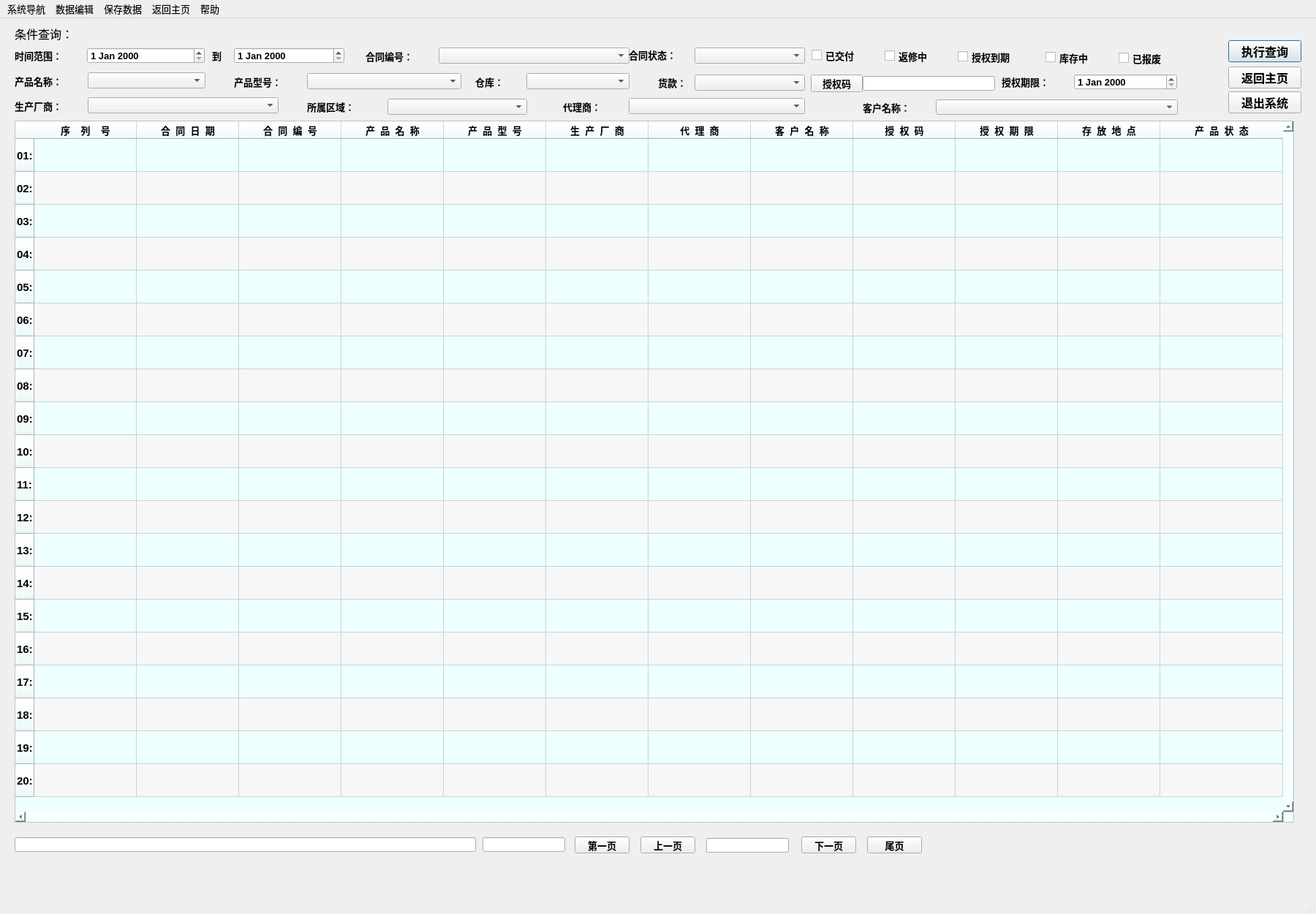
<?xml version="1.0" encoding="UTF-8"?>
<ui version="4.0">
 <class>MainWindow</class>
 <widget class="QMainWindow" name="MainWindow">
  <property name="geometry">
   <rect>
    <x>0</x>
    <y>0</y>
    <width>1800</width>
    <height>1250</height>
   </rect>
  </property>
  <property name="sizePolicy">
   <sizepolicy hsizetype="Expanding" vsizetype="Expanding">
    <horstretch>0</horstretch>
    <verstretch>0</verstretch>
   </sizepolicy>
  </property>
  <property name="minimumSize">
   <size>
    <width>1800</width>
    <height>1250</height>
   </size>
  </property>
  <property name="maximumSize">
   <size>
    <width>16777215</width>
    <height>16777215</height>
   </size>
  </property>
  <property name="font">
   <font>
    <family>Arial</family>
    <pointsize>10</pointsize>
   </font>
  </property>
  <property name="windowTitle">
   <string>MainWindow</string>
  </property>
  <widget class="QWidget" name="centralwidget">
   <widget class="QTableWidget" name="tableWidget">
    <property name="geometry">
     <rect>
      <x>20</x>
      <y>140</y>
      <width>1750</width>
      <height>960</height>
     </rect>
    </property>
    <property name="sizePolicy">
     <sizepolicy hsizetype="Preferred" vsizetype="Preferred">
      <horstretch>0</horstretch>
      <verstretch>0</verstretch>
     </sizepolicy>
    </property>
    <property name="minimumSize">
     <size>
      <width>1750</width>
      <height>960</height>
     </size>
    </property>
    <property name="font">
     <font>
      <family>Arial</family>
      <pointsize>11</pointsize>
      <weight>75</weight>
      <bold>true</bold>
      <stylestrategy>PreferAntialias</stylestrategy>
     </font>
    </property>
    <property name="autoFillBackground">
     <bool>true</bool>
    </property>
    <property name="styleSheet">
     <string notr="true">background-color: rgb(238, 255, 255);</string>
    </property>
    <property name="frameShadow">
     <enum>QFrame::Sunken</enum>
    </property>
    <property name="lineWidth">
     <number>2</number>
    </property>
    <property name="midLineWidth">
     <number>1</number>
    </property>
    <property name="verticalScrollBarPolicy">
     <enum>Qt::ScrollBarAlwaysOn</enum>
    </property>
    <property name="horizontalScrollBarPolicy">
     <enum>Qt::ScrollBarAlwaysOn</enum>
    </property>
    <property name="sizeAdjustPolicy">
     <enum>QAbstractScrollArea::AdjustToContents</enum>
    </property>
    <property name="autoScroll">
     <bool>true</bool>
    </property>
    <property name="editTriggers">
     <set>QAbstractItemView::NoEditTriggers</set>
    </property>
    <property name="alternatingRowColors">
     <bool>true</bool>
    </property>
    <property name="selectionBehavior">
     <enum>QAbstractItemView::SelectRows</enum>
    </property>
    <property name="gridStyle">
     <enum>Qt::SolidLine</enum>
    </property>
    <property name="sortingEnabled">
     <bool>true</bool>
    </property>
    <property name="wordWrap">
     <bool>false</bool>
    </property>
    <property name="rowCount">
     <number>20</number>
    </property>
    <attribute name="horizontalHeaderCascadingSectionResizes">
     <bool>true</bool>
    </attribute>
    <attribute name="horizontalHeaderMinimumSectionSize">
     <number>24</number>
    </attribute>
    <attribute name="horizontalHeaderDefaultSectionSize">
     <number>140</number>
    </attribute>
    <attribute name="horizontalHeaderShowSortIndicator" stdset="0">
     <bool>true</bool>
    </attribute>
    <attribute name="horizontalHeaderStretchLastSection">
     <bool>true</bool>
    </attribute>
    <attribute name="verticalHeaderVisible">
     <bool>true</bool>
    </attribute>
    <attribute name="verticalHeaderCascadingSectionResizes">
     <bool>true</bool>
    </attribute>
    <attribute name="verticalHeaderMinimumSectionSize">
     <number>24</number>
    </attribute>
    <attribute name="verticalHeaderDefaultSectionSize">
     <number>45</number>
    </attribute>
    <attribute name="verticalHeaderShowSortIndicator" stdset="0">
     <bool>false</bool>
    </attribute>
    <row>
     <property name="text">
      <string>01:</string>
     </property>
    </row>
    <row>
     <property name="text">
      <string>02:</string>
     </property>
    </row>
    <row>
     <property name="text">
      <string>03:</string>
     </property>
    </row>
    <row>
     <property name="text">
      <string>04:</string>
     </property>
    </row>
    <row>
     <property name="text">
      <string>05:</string>
     </property>
    </row>
    <row>
     <property name="text">
      <string>06:</string>
     </property>
    </row>
    <row>
     <property name="text">
      <string>07:</string>
     </property>
    </row>
    <row>
     <property name="text">
      <string>08:</string>
     </property>
    </row>
    <row>
     <property name="text">
      <string>09:</string>
     </property>
    </row>
    <row>
     <property name="text">
      <string>10:</string>
     </property>
    </row>
    <row>
     <property name="text">
      <string>11:</string>
     </property>
    </row>
    <row>
     <property name="text">
      <string>12:</string>
     </property>
    </row>
    <row>
     <property name="text">
      <string>13:</string>
     </property>
    </row>
    <row>
     <property name="text">
      <string>14:</string>
     </property>
    </row>
    <row>
     <property name="text">
      <string>15:</string>
     </property>
    </row>
    <row>
     <property name="text">
      <string>16:</string>
     </property>
    </row>
    <row>
     <property name="text">
      <string>17:</string>
     </property>
    </row>
    <row>
     <property name="text">
      <string>18:</string>
     </property>
    </row>
    <row>
     <property name="text">
      <string>19:</string>
     </property>
    </row>
    <row>
     <property name="text">
      <string>20:</string>
     </property>
    </row>
    <column>
     <property name="text">
      <string>序    列    号</string>
     </property>
     <property name="font">
      <font>
       <pointsize>10</pointsize>
       <weight>75</weight>
       <bold>true</bold>
      </font>
     </property>
     <property name="textAlignment">
      <set>AlignCenter</set>
     </property>
    </column>
    <column>
     <property name="text">
      <string>合  同  日  期</string>
     </property>
     <property name="font">
      <font>
       <pointsize>10</pointsize>
       <weight>75</weight>
       <bold>true</bold>
      </font>
     </property>
     <property name="textAlignment">
      <set>AlignCenter</set>
     </property>
    </column>
    <column>
     <property name="text">
      <string>合  同  编  号</string>
     </property>
     <property name="font">
      <font>
       <pointsize>10</pointsize>
       <weight>75</weight>
       <bold>true</bold>
      </font>
     </property>
     <property name="textAlignment">
      <set>AlignCenter</set>
     </property>
    </column>
    <column>
     <property name="text">
      <string>产  品  名  称</string>
     </property>
     <property name="font">
      <font>
       <pointsize>10</pointsize>
       <weight>75</weight>
       <bold>true</bold>
      </font>
     </property>
     <property name="textAlignment">
      <set>AlignCenter</set>
     </property>
    </column>
    <column>
     <property name="text">
      <string>产  品  型  号</string>
     </property>
     <property name="font">
      <font>
       <pointsize>10</pointsize>
       <weight>75</weight>
       <bold>true</bold>
      </font>
     </property>
     <property name="textAlignment">
      <set>AlignCenter</set>
     </property>
    </column>
    <column>
     <property name="text">
      <string>生  产  厂  商</string>
     </property>
     <property name="font">
      <font>
       <pointsize>10</pointsize>
       <weight>75</weight>
       <bold>true</bold>
      </font>
     </property>
     <property name="textAlignment">
      <set>AlignCenter</set>
     </property>
    </column>
    <column>
     <property name="text">
      <string>代  理  商</string>
     </property>
     <property name="font">
      <font>
       <pointsize>10</pointsize>
       <weight>75</weight>
       <bold>true</bold>
      </font>
     </property>
     <property name="textAlignment">
      <set>AlignCenter</set>
     </property>
    </column>
    <column>
     <property name="text">
      <string>客  户  名  称</string>
     </property>
     <property name="font">
      <font>
       <pointsize>10</pointsize>
       <weight>75</weight>
       <bold>true</bold>
      </font>
     </property>
     <property name="textAlignment">
      <set>AlignCenter</set>
     </property>
    </column>
    <column>
     <property name="text">
      <string>授  权  码</string>
     </property>
     <property name="font">
      <font>
       <pointsize>10</pointsize>
       <weight>75</weight>
       <bold>true</bold>
      </font>
     </property>
     <property name="textAlignment">
      <set>AlignCenter</set>
     </property>
    </column>
    <column>
     <property name="text">
      <string>授  权  期  限</string>
     </property>
     <property name="font">
      <font>
       <pointsize>10</pointsize>
       <weight>75</weight>
       <bold>true</bold>
      </font>
     </property>
     <property name="textAlignment">
      <set>AlignCenter</set>
     </property>
    </column>
    <column>
     <property name="text">
      <string>存  放  地  点</string>
     </property>
     <property name="font">
      <font>
       <pointsize>10</pointsize>
       <weight>75</weight>
       <bold>true</bold>
      </font>
     </property>
     <property name="textAlignment">
      <set>AlignCenter</set>
     </property>
    </column>
    <column>
     <property name="text">
      <string>产  品  状  态</string>
     </property>
     <property name="font">
      <font>
       <pointsize>10</pointsize>
       <weight>75</weight>
       <bold>true</bold>
      </font>
     </property>
     <property name="textAlignment">
      <set>AlignCenter</set>
     </property>
    </column>
    <item row="0" column="0">
     <property name="text">
      <string/>
     </property>
    </item>
   </widget>
   <widget class="QPushButton" name="pushButton_7">
    <property name="geometry">
     <rect>
      <x>786</x>
      <y>1119</y>
      <width>75</width>
      <height>23</height>
     </rect>
    </property>
    <property name="font">
     <font>
      <family>Arial</family>
      <pointsize>10</pointsize>
      <weight>75</weight>
      <bold>true</bold>
     </font>
    </property>
    <property name="text">
     <string>第一页</string>
    </property>
   </widget>
   <widget class="QPushButton" name="pushButton_8">
    <property name="geometry">
     <rect>
      <x>876</x>
      <y>1119</y>
      <width>75</width>
      <height>23</height>
     </rect>
    </property>
    <property name="font">
     <font>
      <family>Arial</family>
      <pointsize>10</pointsize>
      <weight>75</weight>
      <bold>true</bold>
     </font>
    </property>
    <property name="text">
     <string>上一页</string>
    </property>
   </widget>
   <widget class="QPushButton" name="pushButton_9">
    <property name="geometry">
     <rect>
      <x>1096</x>
      <y>1119</y>
      <width>75</width>
      <height>23</height>
     </rect>
    </property>
    <property name="font">
     <font>
      <family>Arial</family>
      <pointsize>10</pointsize>
      <weight>75</weight>
      <bold>true</bold>
     </font>
    </property>
    <property name="text">
     <string>下一页</string>
    </property>
   </widget>
   <widget class="QPushButton" name="pushButton_10">
    <property name="geometry">
     <rect>
      <x>1186</x>
      <y>1119</y>
      <width>75</width>
      <height>23</height>
     </rect>
    </property>
    <property name="font">
     <font>
      <family>Arial</family>
      <pointsize>10</pointsize>
      <weight>75</weight>
      <bold>true</bold>
     </font>
    </property>
    <property name="text">
     <string>尾页</string>
    </property>
   </widget>
   <widget class="QDateEdit" name="dateEdit_2">
    <property name="geometry">
     <rect>
      <x>320</x>
      <y>40</y>
      <width>151</width>
      <height>22</height>
     </rect>
    </property>
    <property name="font">
     <font>
      <family>Arial</family>
      <pointsize>10</pointsize>
      <weight>75</weight>
      <bold>true</bold>
     </font>
    </property>
   </widget>
   <widget class="QDateEdit" name="dateEdit_1">
    <property name="geometry">
     <rect>
      <x>119</x>
      <y>40</y>
      <width>161</width>
      <height>22</height>
     </rect>
    </property>
    <property name="font">
     <font>
      <family>Arial</family>
      <pointsize>10</pointsize>
      <weight>75</weight>
      <bold>true</bold>
     </font>
    </property>
   </widget>
   <widget class="QLabel" name="label">
    <property name="geometry">
     <rect>
      <x>20</x>
      <y>10</y>
      <width>111</width>
      <height>21</height>
     </rect>
    </property>
    <property name="font">
     <font>
      <family>黑体</family>
      <pointsize>12</pointsize>
     </font>
    </property>
    <property name="text">
     <string>条件查询：</string>
    </property>
   </widget>
   <widget class="QLabel" name="label_2">
    <property name="geometry">
     <rect>
      <x>20</x>
      <y>40</y>
      <width>101</width>
      <height>21</height>
     </rect>
    </property>
    <property name="font">
     <font>
      <family>Algerian</family>
      <pointsize>10</pointsize>
      <weight>75</weight>
      <bold>true</bold>
     </font>
    </property>
    <property name="text">
     <string>时间范围：</string>
    </property>
   </widget>
   <widget class="QLabel" name="label_3">
    <property name="geometry">
     <rect>
      <x>290</x>
      <y>40</y>
      <width>31</width>
      <height>21</height>
     </rect>
    </property>
    <property name="font">
     <font>
      <family>Algerian</family>
      <pointsize>10</pointsize>
      <weight>75</weight>
      <bold>true</bold>
     </font>
    </property>
    <property name="text">
     <string>到</string>
    </property>
   </widget>
   <widget class="QLabel" name="label_4">
    <property name="geometry">
     <rect>
      <x>500</x>
      <y>42</y>
      <width>101</width>
      <height>20</height>
     </rect>
    </property>
    <property name="font">
     <font>
      <family>Algerian</family>
      <pointsize>10</pointsize>
      <weight>75</weight>
      <bold>true</bold>
     </font>
    </property>
    <property name="text">
     <string>合同编号：</string>
    </property>
   </widget>
   <widget class="QComboBox" name="comboBox_1">
    <property name="geometry">
     <rect>
      <x>600</x>
      <y>40</y>
      <width>261</width>
      <height>22</height>
     </rect>
    </property>
    <property name="font">
     <font>
      <family>Arial</family>
      <pointsize>10</pointsize>
      <weight>75</weight>
      <bold>true</bold>
     </font>
    </property>
   </widget>
   <widget class="QPushButton" name="pushButton_1">
    <property name="geometry">
     <rect>
      <x>1680</x>
      <y>30</y>
      <width>100</width>
      <height>30</height>
     </rect>
    </property>
    <property name="sizePolicy">
     <sizepolicy hsizetype="Preferred" vsizetype="Preferred">
      <horstretch>0</horstretch>
      <verstretch>0</verstretch>
     </sizepolicy>
    </property>
    <property name="minimumSize">
     <size>
      <width>100</width>
      <height>30</height>
     </size>
    </property>
    <property name="font">
     <font>
      <family>Arial</family>
      <pointsize>12</pointsize>
      <weight>75</weight>
      <bold>true</bold>
     </font>
    </property>
    <property name="text">
     <string>执行查询</string>
    </property>
    <property name="autoDefault">
     <bool>false</bool>
    </property>
    <property name="default">
     <bool>true</bool>
    </property>
    <property name="flat">
     <bool>false</bool>
    </property>
   </widget>
   <widget class="QCheckBox" name="checkBox_1">
    <property name="geometry">
     <rect>
      <x>1110</x>
      <y>35</y>
      <width>91</width>
      <height>31</height>
     </rect>
    </property>
    <property name="font">
     <font>
      <family>Algerian</family>
      <pointsize>10</pointsize>
      <weight>75</weight>
      <bold>true</bold>
     </font>
    </property>
    <property name="text">
     <string>已交付</string>
    </property>
   </widget>
   <widget class="QCheckBox" name="checkBox_2">
    <property name="geometry">
     <rect>
      <x>1210</x>
      <y>36</y>
      <width>91</width>
      <height>31</height>
     </rect>
    </property>
    <property name="font">
     <font>
      <family>Algerian</family>
      <pointsize>10</pointsize>
      <weight>75</weight>
      <bold>true</bold>
     </font>
    </property>
    <property name="text">
     <string>返修中</string>
    </property>
   </widget>
   <widget class="QCheckBox" name="checkBox_3">
    <property name="geometry">
     <rect>
      <x>1310</x>
      <y>37</y>
      <width>111</width>
      <height>31</height>
     </rect>
    </property>
    <property name="font">
     <font>
      <family>Algerian</family>
      <pointsize>10</pointsize>
      <weight>75</weight>
      <bold>true</bold>
     </font>
    </property>
    <property name="text">
     <string>授权到期</string>
    </property>
   </widget>
   <widget class="QCheckBox" name="checkBox_4">
    <property name="geometry">
     <rect>
      <x>1430</x>
      <y>38</y>
      <width>91</width>
      <height>31</height>
     </rect>
    </property>
    <property name="font">
     <font>
      <family>Algerian</family>
      <pointsize>10</pointsize>
      <weight>75</weight>
      <bold>true</bold>
     </font>
    </property>
    <property name="text">
     <string>库存中</string>
    </property>
   </widget>
   <widget class="QCheckBox" name="checkBox_5">
    <property name="geometry">
     <rect>
      <x>1530</x>
      <y>39</y>
      <width>91</width>
      <height>31</height>
     </rect>
    </property>
    <property name="font">
     <font>
      <family>Algerian</family>
      <pointsize>10</pointsize>
      <weight>75</weight>
      <bold>true</bold>
     </font>
    </property>
    <property name="text">
     <string>已报废</string>
    </property>
   </widget>
   <widget class="QComboBox" name="comboBox_3">
    <property name="geometry">
     <rect>
      <x>120</x>
      <y>74</y>
      <width>161</width>
      <height>22</height>
     </rect>
    </property>
    <property name="font">
     <font>
      <family>Arial</family>
      <pointsize>10</pointsize>
      <weight>75</weight>
      <bold>true</bold>
     </font>
    </property>
   </widget>
   <widget class="QLabel" name="label_5">
    <property name="geometry">
     <rect>
      <x>20</x>
      <y>76</y>
      <width>101</width>
      <height>20</height>
     </rect>
    </property>
    <property name="font">
     <font>
      <family>Algerian</family>
      <pointsize>10</pointsize>
      <weight>75</weight>
      <bold>true</bold>
     </font>
    </property>
    <property name="text">
     <string>产品名称：</string>
    </property>
   </widget>
   <widget class="QComboBox" name="comboBox_4">
    <property name="geometry">
     <rect>
      <x>420</x>
      <y>75</y>
      <width>211</width>
      <height>22</height>
     </rect>
    </property>
    <property name="font">
     <font>
      <family>Arial</family>
      <pointsize>10</pointsize>
      <weight>75</weight>
      <bold>true</bold>
     </font>
    </property>
   </widget>
   <widget class="QLabel" name="label_6">
    <property name="geometry">
     <rect>
      <x>320</x>
      <y>77</y>
      <width>101</width>
      <height>20</height>
     </rect>
    </property>
    <property name="font">
     <font>
      <family>Algerian</family>
      <pointsize>10</pointsize>
      <weight>75</weight>
      <bold>true</bold>
     </font>
    </property>
    <property name="text">
     <string>产品型号：</string>
    </property>
   </widget>
   <widget class="QLineEdit" name="lineEdit_1">
    <property name="geometry">
     <rect>
      <x>1180</x>
      <y>79</y>
      <width>181</width>
      <height>20</height>
     </rect>
    </property>
    <property name="font">
     <font>
      <family>Arial</family>
      <pointsize>10</pointsize>
      <weight>75</weight>
      <bold>true</bold>
     </font>
    </property>
   </widget>
   <widget class="QLabel" name="label_8">
    <property name="geometry">
     <rect>
      <x>1370</x>
      <y>77</y>
      <width>101</width>
      <height>20</height>
     </rect>
    </property>
    <property name="font">
     <font>
      <family>Algerian</family>
      <pointsize>10</pointsize>
      <weight>75</weight>
      <bold>true</bold>
     </font>
    </property>
    <property name="text">
     <string>授权期限：</string>
    </property>
   </widget>
   <widget class="QDateEdit" name="dateEdit_3">
    <property name="geometry">
     <rect>
      <x>1469</x>
      <y>76</y>
      <width>141</width>
      <height>22</height>
     </rect>
    </property>
    <property name="font">
     <font>
      <family>Arial</family>
      <pointsize>10</pointsize>
      <weight>75</weight>
      <bold>true</bold>
     </font>
    </property>
   </widget>
   <widget class="QComboBox" name="comboBox_7">
    <property name="geometry">
     <rect>
      <x>120</x>
      <y>108</y>
      <width>261</width>
      <height>22</height>
     </rect>
    </property>
    <property name="font">
     <font>
      <family>Arial</family>
      <pointsize>10</pointsize>
      <weight>75</weight>
      <bold>true</bold>
     </font>
    </property>
   </widget>
   <widget class="QLabel" name="label_9">
    <property name="geometry">
     <rect>
      <x>20</x>
      <y>110</y>
      <width>101</width>
      <height>20</height>
     </rect>
    </property>
    <property name="font">
     <font>
      <family>Algerian</family>
      <pointsize>10</pointsize>
      <weight>75</weight>
      <bold>true</bold>
     </font>
    </property>
    <property name="text">
     <string>生产厂商：</string>
    </property>
   </widget>
   <widget class="QLabel" name="label_10">
    <property name="geometry">
     <rect>
      <x>420</x>
      <y>111</y>
      <width>111</width>
      <height>20</height>
     </rect>
    </property>
    <property name="font">
     <font>
      <family>Algerian</family>
      <pointsize>10</pointsize>
      <weight>75</weight>
      <bold>true</bold>
     </font>
    </property>
    <property name="text">
     <string>所属区域：</string>
    </property>
   </widget>
   <widget class="QComboBox" name="comboBox_8">
    <property name="geometry">
     <rect>
      <x>530</x>
      <y>110</y>
      <width>191</width>
      <height>22</height>
     </rect>
    </property>
    <property name="font">
     <font>
      <family>Arial</family>
      <pointsize>10</pointsize>
      <weight>75</weight>
      <bold>true</bold>
     </font>
    </property>
   </widget>
   <widget class="QComboBox" name="comboBox_9">
    <property name="geometry">
     <rect>
      <x>860</x>
      <y>109</y>
      <width>241</width>
      <height>22</height>
     </rect>
    </property>
    <property name="font">
     <font>
      <family>Arial</family>
      <pointsize>10</pointsize>
      <weight>75</weight>
      <bold>true</bold>
     </font>
    </property>
   </widget>
   <widget class="QLabel" name="label_11">
    <property name="geometry">
     <rect>
      <x>770</x>
      <y>111</y>
      <width>91</width>
      <height>20</height>
     </rect>
    </property>
    <property name="font">
     <font>
      <family>Algerian</family>
      <pointsize>10</pointsize>
      <weight>75</weight>
      <bold>true</bold>
     </font>
    </property>
    <property name="text">
     <string>代理商：</string>
    </property>
   </widget>
   <widget class="QLabel" name="label_12">
    <property name="geometry">
     <rect>
      <x>1180</x>
      <y>112</y>
      <width>101</width>
      <height>20</height>
     </rect>
    </property>
    <property name="font">
     <font>
      <family>Algerian</family>
      <pointsize>10</pointsize>
      <weight>75</weight>
      <bold>true</bold>
     </font>
    </property>
    <property name="text">
     <string>客户名称：</string>
    </property>
   </widget>
   <widget class="QComboBox" name="comboBox_10">
    <property name="geometry">
     <rect>
      <x>1280</x>
      <y>111</y>
      <width>331</width>
      <height>21</height>
     </rect>
    </property>
    <property name="font">
     <font>
      <family>Arial</family>
      <pointsize>10</pointsize>
      <weight>75</weight>
      <bold>true</bold>
     </font>
    </property>
   </widget>
   <widget class="QPushButton" name="pushButton_5">
    <property name="geometry">
     <rect>
      <x>1680</x>
      <y>66</y>
      <width>100</width>
      <height>30</height>
     </rect>
    </property>
    <property name="minimumSize">
     <size>
      <width>100</width>
      <height>30</height>
     </size>
    </property>
    <property name="font">
     <font>
      <family>Arial</family>
      <pointsize>12</pointsize>
      <weight>75</weight>
      <bold>true</bold>
     </font>
    </property>
    <property name="text">
     <string>返回主页</string>
    </property>
   </widget>
   <widget class="QPushButton" name="pushButton_6">
    <property name="geometry">
     <rect>
      <x>1680</x>
      <y>100</y>
      <width>100</width>
      <height>30</height>
     </rect>
    </property>
    <property name="sizePolicy">
     <sizepolicy hsizetype="Minimum" vsizetype="Fixed">
      <horstretch>0</horstretch>
      <verstretch>0</verstretch>
     </sizepolicy>
    </property>
    <property name="minimumSize">
     <size>
      <width>100</width>
      <height>30</height>
     </size>
    </property>
    <property name="font">
     <font>
      <family>Arial</family>
      <pointsize>12</pointsize>
      <weight>75</weight>
      <bold>true</bold>
     </font>
    </property>
    <property name="text">
     <string>退出系统</string>
    </property>
   </widget>
   <widget class="QLineEdit" name="lineEdit_4">
    <property name="geometry">
     <rect>
      <x>660</x>
      <y>1120</y>
      <width>113</width>
      <height>20</height>
     </rect>
    </property>
    <property name="font">
     <font>
      <family>Arial</family>
      <pointsize>10</pointsize>
      <weight>75</weight>
      <bold>true</bold>
     </font>
    </property>
   </widget>
   <widget class="QLineEdit" name="lineEdit_5">
    <property name="geometry">
     <rect>
      <x>966</x>
      <y>1121</y>
      <width>113</width>
      <height>20</height>
     </rect>
    </property>
    <property name="font">
     <font>
      <family>Arial</family>
      <pointsize>11</pointsize>
      <weight>75</weight>
      <bold>true</bold>
     </font>
    </property>
    <property name="alignment">
     <set>Qt::AlignCenter</set>
    </property>
   </widget>
   <widget class="QLineEdit" name="lineEdit_3">
    <property name="geometry">
     <rect>
      <x>20</x>
      <y>1120</y>
      <width>631</width>
      <height>20</height>
     </rect>
    </property>
    <property name="font">
     <font>
      <family>Arial</family>
      <pointsize>11</pointsize>
      <weight>75</weight>
      <bold>true</bold>
     </font>
    </property>
   </widget>
   <widget class="QLabel" name="label_13">
    <property name="geometry">
     <rect>
      <x>860</x>
      <y>40</y>
      <width>81</width>
      <height>20</height>
     </rect>
    </property>
    <property name="font">
     <font>
      <family>Algerian</family>
      <pointsize>10</pointsize>
      <weight>75</weight>
      <bold>true</bold>
     </font>
    </property>
    <property name="text">
     <string>合同状态：</string>
    </property>
   </widget>
   <widget class="QComboBox" name="comboBox_2">
    <property name="geometry">
     <rect>
      <x>950</x>
      <y>40</y>
      <width>151</width>
      <height>22</height>
     </rect>
    </property>
    <property name="font">
     <font>
      <family>Arial</family>
      <pointsize>10</pointsize>
      <weight>75</weight>
      <bold>true</bold>
     </font>
    </property>
   </widget>
   <widget class="QComboBox" name="comboBox_5">
    <property name="geometry">
     <rect>
      <x>720</x>
      <y>75</y>
      <width>141</width>
      <height>22</height>
     </rect>
    </property>
    <property name="font">
     <font>
      <family>Arial</family>
      <pointsize>10</pointsize>
      <weight>75</weight>
      <bold>true</bold>
     </font>
    </property>
   </widget>
   <widget class="QLabel" name="label_14">
    <property name="geometry">
     <rect>
      <x>650</x>
      <y>77</y>
      <width>71</width>
      <height>20</height>
     </rect>
    </property>
    <property name="font">
     <font>
      <family>Algerian</family>
      <pointsize>10</pointsize>
      <weight>75</weight>
      <bold>true</bold>
     </font>
    </property>
    <property name="text">
     <string>仓库：</string>
    </property>
   </widget>
   <widget class="QComboBox" name="comboBox_6">
    <property name="geometry">
     <rect>
      <x>950</x>
      <y>77</y>
      <width>151</width>
      <height>22</height>
     </rect>
    </property>
    <property name="font">
     <font>
      <family>Arial</family>
      <pointsize>10</pointsize>
      <weight>75</weight>
      <bold>true</bold>
     </font>
    </property>
   </widget>
   <widget class="QLabel" name="label_15">
    <property name="geometry">
     <rect>
      <x>900</x>
      <y>78</y>
      <width>51</width>
      <height>20</height>
     </rect>
    </property>
    <property name="font">
     <font>
      <family>Algerian</family>
      <pointsize>10</pointsize>
      <weight>75</weight>
      <bold>true</bold>
     </font>
    </property>
    <property name="text">
     <string>货款：</string>
    </property>
   </widget>
   <widget class="QPushButton" name="pushButton_2">
    <property name="geometry">
     <rect>
      <x>1109</x>
      <y>77</y>
      <width>71</width>
      <height>24</height>
     </rect>
    </property>
    <property name="font">
     <font>
      <weight>75</weight>
      <bold>true</bold>
     </font>
    </property>
    <property name="text">
     <string>授权码</string>
    </property>
    <property name="checkable">
     <bool>false</bool>
    </property>
    <property name="autoDefault">
     <bool>false</bool>
    </property>
    <property name="default">
     <bool>false</bool>
    </property>
    <property name="flat">
     <bool>false</bool>
    </property>
   </widget>
   <zorder>tableWidget</zorder>
   <zorder>pushButton_7</zorder>
   <zorder>pushButton_8</zorder>
   <zorder>pushButton_9</zorder>
   <zorder>pushButton_10</zorder>
   <zorder>dateEdit_2</zorder>
   <zorder>dateEdit_1</zorder>
   <zorder>label</zorder>
   <zorder>comboBox_1</zorder>
   <zorder>pushButton_1</zorder>
   <zorder>checkBox_1</zorder>
   <zorder>checkBox_2</zorder>
   <zorder>checkBox_3</zorder>
   <zorder>checkBox_4</zorder>
   <zorder>checkBox_5</zorder>
   <zorder>comboBox_3</zorder>
   <zorder>comboBox_4</zorder>
   <zorder>lineEdit_1</zorder>
   <zorder>dateEdit_3</zorder>
   <zorder>comboBox_7</zorder>
   <zorder>comboBox_8</zorder>
   <zorder>comboBox_9</zorder>
   <zorder>comboBox_10</zorder>
   <zorder>pushButton_5</zorder>
   <zorder>pushButton_6</zorder>
   <zorder>lineEdit_4</zorder>
   <zorder>lineEdit_5</zorder>
   <zorder>lineEdit_3</zorder>
   <zorder>comboBox_2</zorder>
   <zorder>comboBox_5</zorder>
   <zorder>comboBox_6</zorder>
   <zorder>label_9</zorder>
   <zorder>label_10</zorder>
   <zorder>label_12</zorder>
   <zorder>label_13</zorder>
   <zorder>label_6</zorder>
   <zorder>label_4</zorder>
   <zorder>label_3</zorder>
   <zorder>label_11</zorder>
   <zorder>label_15</zorder>
   <zorder>label_2</zorder>
   <zorder>label_8</zorder>
   <zorder>label_14</zorder>
   <zorder>label_5</zorder>
   <zorder>pushButton_2</zorder>
  </widget>
  <widget class="QMenuBar" name="menubar">
   <property name="geometry">
    <rect>
     <x>0</x>
     <y>0</y>
     <width>1800</width>
     <height>22</height>
    </rect>
   </property>
   <widget class="QMenu" name="menu_1">
    <property name="title">
     <string>系统导航</string>
    </property>
    <addaction name="action11"/>
    <addaction name="separator"/>
    <addaction name="action12"/>
    <addaction name="separator"/>
    <addaction name="action13"/>
    <addaction name="separator"/>
    <addaction name="action14"/>
    <addaction name="separator"/>
    <addaction name="action15"/>
    <addaction name="separator"/>
    <addaction name="action16"/>
    <addaction name="separator"/>
    <addaction name="action17"/>
    <addaction name="separator"/>
   </widget>
   <widget class="QMenu" name="menu_2">
    <property name="title">
     <string>数据编辑</string>
    </property>
    <addaction name="action21"/>
    <addaction name="action22"/>
    <addaction name="action23"/>
    <addaction name="action24"/>
    <addaction name="separator"/>
    <addaction name="action25"/>
    <addaction name="action26"/>
   </widget>
   <widget class="QMenu" name="menu_3">
    <property name="title">
     <string>保存数据</string>
    </property>
    <addaction name="action31"/>
    <addaction name="action32"/>
    <addaction name="action33"/>
    <addaction name="action34"/>
    <addaction name="separator"/>
    <addaction name="action35"/>
   </widget>
   <widget class="QMenu" name="menu_4">
    <property name="title">
     <string>返回主页</string>
    </property>
    <addaction name="action41"/>
    <addaction name="separator"/>
    <addaction name="action42"/>
    <addaction name="separator"/>
    <addaction name="action43"/>
   </widget>
   <widget class="QMenu" name="menu_5">
    <property name="title">
     <string>帮助</string>
    </property>
    <addaction name="action51"/>
    <addaction name="action52"/>
    <addaction name="action53"/>
   </widget>
   <addaction name="menu_1"/>
   <addaction name="menu_2"/>
   <addaction name="menu_3"/>
   <addaction name="menu_4"/>
   <addaction name="menu_5"/>
  </widget>
  <widget class="QStatusBar" name="statusbar"/>
  <action name="action11">
   <property name="text">
    <string>合同管理</string>
   </property>
  </action>
  <action name="action12">
   <property name="text">
    <string>资金管理</string>
   </property>
  </action>
  <action name="action13">
   <property name="text">
    <string>服务管理</string>
   </property>
  </action>
  <action name="action21">
   <property name="text">
    <string>修改数据</string>
   </property>
  </action>
  <action name="action22">
   <property name="text">
    <string>插入数据</string>
   </property>
  </action>
  <action name="action23">
   <property name="text">
    <string>删除数据</string>
   </property>
  </action>
  <action name="action24">
   <property name="text">
    <string>更新数据</string>
   </property>
  </action>
  <action name="action31">
   <property name="text">
    <string>保存为Excel</string>
   </property>
  </action>
  <action name="action32">
   <property name="text">
    <string>保存为Word</string>
   </property>
  </action>
  <action name="action33">
   <property name="text">
    <string>保存为txt</string>
   </property>
  </action>
  <action name="action34">
   <property name="text">
    <string>保存为图片</string>
   </property>
  </action>
  <action name="action35">
   <property name="text">
    <string>打印报表</string>
   </property>
  </action>
  <action name="action14">
   <property name="text">
    <string>人员管理</string>
   </property>
  </action>
  <action name="action15">
   <property name="text">
    <string>仓储管理</string>
   </property>
  </action>
  <action name="action16">
   <property name="text">
    <string>销售管理</string>
   </property>
  </action>
  <action name="action17">
   <property name="text">
    <string>客户管理</string>
   </property>
  </action>
  <action name="action19">
   <property name="text">
    <string>物流管理</string>
   </property>
  </action>
  <action name="action25">
   <property name="text">
    <string>数据备份</string>
   </property>
  </action>
  <action name="action26">
   <property name="text">
    <string>数据恢复</string>
   </property>
  </action>
  <action name="action41">
   <property name="text">
    <string>返回主页</string>
   </property>
  </action>
  <action name="action42">
   <property name="text">
    <string>退出系统</string>
   </property>
  </action>
  <action name="action43">
   <property name="text">
    <string>关闭电脑</string>
   </property>
  </action>
  <action name="action51">
   <property name="text">
    <string>帮助文档</string>
   </property>
  </action>
  <action name="action52">
   <property name="text">
    <string>版权声明</string>
   </property>
  </action>
  <action name="action53">
   <property name="text">
    <string>关于</string>
   </property>
  </action>
 </widget>
 <resources/>
 <connections/>
</ui>
